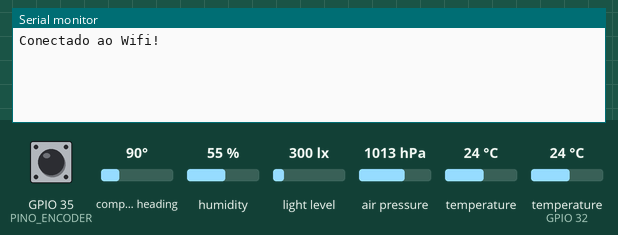
The sketch below on a simulated ESP32. Parts: the last lines printed to the serial monitor. Inputs (shaded band) come from the test bench; at power-on: compass heading 90°, humidity 55 %, light level 300 lx, air pressure 1013 hPa, temperature 24 °C, GPIO 35 (PINO_ENCODER) HIGH, temperature (sensor on GPIO 32) 24 °C. WiFi joins after 1.5 s; servers stay silent unless stated.

Above: at 5.0 s.
5.1 s: compass heading set to 180°
At 6.3 s:
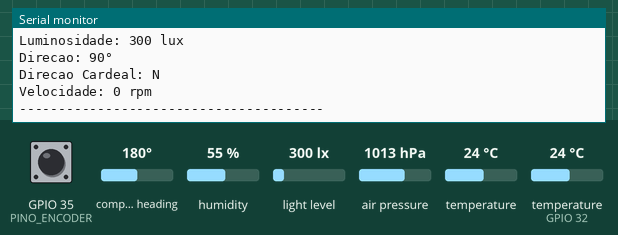
11.5 s: humidity set to 22 %
At 16.2 s:
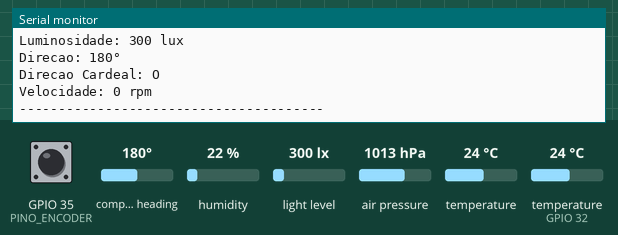
16.5 s: light level set to 40 lx
At 20.1 s:
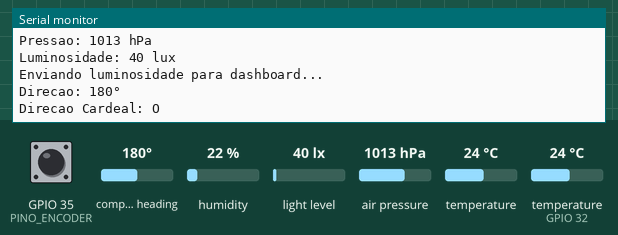
21.5 s: air pressure set to 952 hPa
At 26.2 s:
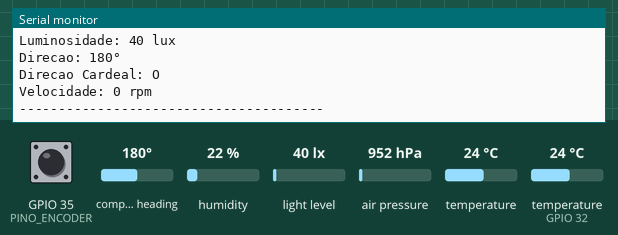
26.5 s: temperature (sensor 0) set to 12 °C
31.5 s: compass heading set to 269°
At 36.4 s:
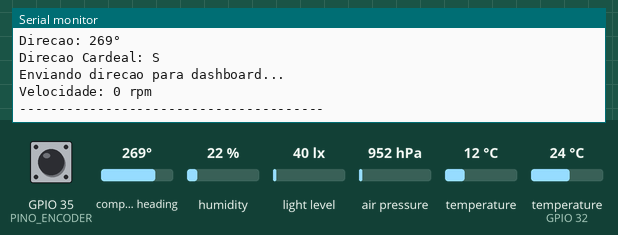
Timing chart, 0 to 37.9 s (numbered marks = the images above; inputs shaded):
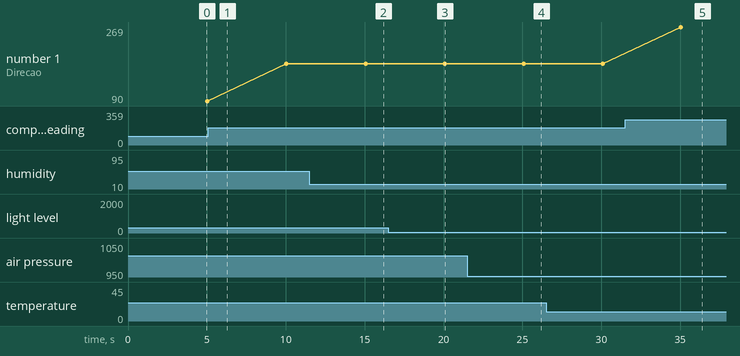

The sketch:

Estacao-Meteorologica.ino
```cpp
#include "Env.h"
#include "ConexaoWifi.h"
#include "SensorUmidade.h"
#include "SensorTempPressao.h"
#include "SensorLuminosidade.h"
#include "SensorDirecao.h"
#include "SensorVelocidade.h"
#include <WiFi.h>
#include <BlynkSimpleEsp32.h>
#include <SimpleTimer.h>

#define TIPO_DHT DHT11
#define PINO_DHT 32
#define PINO_ENCODER 35
#define INTERVALO_MEDICAO_UMIDADE 5000
#define INTERVALO_MEDICAO_TEMP 5000
#define INTERVALO_MEDICAO_PRESSAO 5000
#define INTERVALO_MEDICAO_LUMINOSIDADE 5000
#define INTERVALO_MEDICAO_DIRECAO 5000
#define INTERVALO_MEDICAO_VELOCIDADE 5000
#define DELTA_UMIDADE 2
#define DELTA_TEMPERATURA 2
#define DELTA_PRESSAO 20
#define DELTA_LUMINOSIDADE 5
#define DELTA_VELOCIDADE 10

SensorUmidade sensorUmidade(PINO_DHT, TIPO_DHT);
SensorTempPressao sensorTempPressao;
SensorLuminosidade sensorLuminosidade;
SensorDirecao sensorDirecao;
SensorVelocidade sensorVelocidade(PINO_ENCODER);
ConexaoWifi conexaoWifi(SSID_WIFI, SENHA_WIFI);
SimpleTimer timerLeituraUmidade;
SimpleTimer timerLeituraTemp;
SimpleTimer timerLeituraPressao;
SimpleTimer timerLeituraLuminosidade;
SimpleTimer timerLeituraDirecao;
SimpleTimer timerLeituraVelocidade;
int umidadeAnt;
int temperaturaAnt;
int pressaoAnt;
int luminosidadeAnt;
String direcaoAnt;
int velocidadeAnt;
char auth[] = BLYNK_AUTH_TOKEN;

void lerUmidade();
void lerTemperatura();
void lerPressao();
void lerLuminosidade();
void lerDirecao();
void lerVelocidade();

void setup() {

  Serial.begin(9600);
  Wire.begin();

  timerLeituraUmidade.setInterval(INTERVALO_MEDICAO_UMIDADE, lerUmidade);
  timerLeituraTemp.setInterval(INTERVALO_MEDICAO_TEMP, lerTemperatura);
  timerLeituraPressao.setInterval(INTERVALO_MEDICAO_PRESSAO, lerPressao);
  timerLeituraLuminosidade.setInterval(INTERVALO_MEDICAO_LUMINOSIDADE, lerLuminosidade);
  timerLeituraDirecao.setInterval(INTERVALO_MEDICAO_DIRECAO, lerDirecao);
  timerLeituraVelocidade.setInterval(INTERVALO_MEDICAO_VELOCIDADE, lerVelocidade);

  // inicializando os sensores
  sensorUmidade.inicializar();
  sensorTempPressao.inicializar();
  sensorLuminosidade.inicializar();
  sensorDirecao.inicializar();
  sensorVelocidade.inicializar();

  // conectando ao wifi
  conexaoWifi.inicializar();
  conexaoWifi.conectar();

  // TODO: inicializar conexão com Blynk...

  if (conexaoWifi.isConectado())
    Serial.println("Conectado ao Wifi!");
  else
    Serial.println("Falha ao conectar na rede.");

  // inicializa as leituras
  sensorUmidade.lerUmidade();
  umidadeAnt = sensorUmidade.getUmidade();
  sensorTempPressao.lerPressao();
  pressaoAnt = sensorTempPressao.getPressao();
  sensorTempPressao.lerTemperatura();
  temperaturaAnt = sensorTempPressao.getTemperatura();
  sensorLuminosidade.lerLuminosidade();
  luminosidadeAnt = sensorLuminosidade.getLuminosidade();
  sensorDirecao.lerDirecao();
  direcaoAnt = sensorDirecao.getDirecaoCardeal();
  unsigned long temporizadorVelocidade = millis();
  while(millis() - temporizadorVelocidade <= 2000) {
    sensorVelocidade.contarPulso();
  }
  sensorVelocidade.lerVelocidade(2000);
  velocidadeAnt = sensorVelocidade.getVelocidade();

  Blynk.begin(auth, SSID_WIFI, SENHA_WIFI);
  Blynk.virtualWrite(V0, sensorTempPressao.getTemperatura());
  Blynk.virtualWrite(V1, sensorTempPressao.getPressao());
  Blynk.virtualWrite(V2, sensorUmidade.getUmidade());
  Blynk.virtualWrite(V3, sensorVelocidade.getVelocidade());
  Blynk.virtualWrite(V4, sensorDirecao.getDirecaoCardeal());
}

void loop() {

  timerLeituraUmidade.run();
  timerLeituraTemp.run();
  timerLeituraPressao.run();
  timerLeituraLuminosidade.run();
  timerLeituraDirecao.run();
  timerLeituraVelocidade.run();
  Blynk.run();

  sensorVelocidade.contarPulso();
}

void lerUmidade() {
  sensorUmidade.lerUmidade();
  int umidade = sensorUmidade.getUmidade();
  Serial.print("Umidade: ");
  Serial.print(umidade);
  Serial.println("%");

  if (umidade >= umidadeAnt + DELTA_UMIDADE || umidade <= umidadeAnt - DELTA_UMIDADE){
    Serial.println("Enviando umidade para dashboard...");
    Blynk.virtualWrite(V2, umidade);
    umidadeAnt = umidade;
  }
}

void lerTemperatura() {
  sensorTempPressao.lerTemperatura();
  int temperatura = sensorTempPressao.getTemperatura();
  Serial.print("Temperatura: ");
  Serial.print(temperatura);
  Serial.println(" °C");

  if (temperatura >= temperaturaAnt + DELTA_TEMPERATURA || temperatura <= temperaturaAnt - DELTA_TEMPERATURA) {
    Serial.println("Enviando temperatura para dashboard...");
    Blynk.virtualWrite(V0, temperatura);
    temperaturaAnt = temperatura;
  }
}

void lerPressao() {
  sensorTempPressao.lerPressao();
  int pressao = sensorTempPressao.getPressao();
  Serial.print("Pressao: ");
  Serial.print(pressao);
  Serial.println(" hPa");

  if (pressao >= pressaoAnt + DELTA_PRESSAO || pressao <= pressaoAnt - DELTA_PRESSAO) {
    Serial.println("Enviando pressao para dashboard...");
    Blynk.virtualWrite(V1, pressao);
    pressaoAnt = pressao;
  }
}

void lerLuminosidade() {
  sensorLuminosidade.lerLuminosidade();
  int luminosidade = sensorLuminosidade.getLuminosidade();
  Serial.print("Luminosidade: ");
  Serial.print(luminosidade);
  Serial.println(" lux");

  if (luminosidade >= luminosidadeAnt + DELTA_LUMINOSIDADE || luminosidade <= luminosidadeAnt - DELTA_LUMINOSIDADE) {
    Serial.println("Enviando luminosidade para dashboard...");
    luminosidadeAnt = luminosidade;
  }
}

void lerDirecao() {
  sensorDirecao.lerDirecao();
  String direcao = sensorDirecao.getDirecaoCardeal();
  Serial.print("Direcao: ");
  Serial.print(sensorDirecao.getDirecao());
  Serial.println("°");
  Serial.print("Direcao Cardeal: ");
  Serial.println(direcao);

  if (direcao != direcaoAnt) {
    Serial.println("Enviando direcao para dashboard...");
    Blynk.virtualWrite(V4, direcao);
    direcaoAnt = direcao;
  }
}

void lerVelocidade() {
  sensorVelocidade.lerVelocidade(INTERVALO_MEDICAO_VELOCIDADE);
  int velocidade = sensorVelocidade.getVelocidade();
  Serial.print("Velocidade: ");
  Serial.print(velocidade);
  Serial.println(" rpm");

  if (velocidade >= velocidadeAnt + DELTA_VELOCIDADE || velocidade <= velocidadeAnt - DELTA_VELOCIDADE) {
    Serial.println("Enviando velocidade para dashboard...");
    Blynk.virtualWrite(V3, velocidade);
    velocidadeAnt = velocidade;
  }

  Serial.println("---------------------------------------");
}
```

ConexaoWifi.cpp
```cpp
#include "ConexaoWifi.h"
#include <WiFi.h>

ConexaoWifi::ConexaoWifi(const char* ssid, const char* password)
    : ssid(ssid), password(password) {}

void ConexaoWifi::inicializar() {
    WiFi.mode(WIFI_STA);
    WiFi.begin(ssid, password);
}

void ConexaoWifi::conectar() {

    int wifiTimeout = 20000;
    unsigned long cronometroTimeout = millis();

    while (WiFi.status() != WL_CONNECTED) {
        if (millis() - cronometroTimeout >= wifiTimeout)
          break;
    }
}

bool ConexaoWifi::isConectado() {
    return WiFi.status() == WL_CONNECTED;
}
```

ConexaoWifi.h
```cpp
#ifndef CONEXAO_WIFI_H
#define CONEXAO_WIFI_H

class ConexaoWifi {
private:
    const char* ssid;
    const char* password;

public:
    ConexaoWifi(const char* ssid, const char* password);
    void inicializar();
    void conectar();
    bool isConectado();
};

#endif
```

Env.h
```cpp
#ifndef ENV_H

#define ENV_H

// credenciais BLYNK
#define BLYNK_TEMPLATE_ID ""
#define BLYNK_TEMPLATE_NAME ""
#define BLYNK_AUTH_TOKEN ""
#define BLYNK_PRINT Serial

// credenciais WiFi
#define SSID_WIFI ""
#define SENHA_WIFI ""

#endif
```

SensorDirecao.cpp
```cpp
#include "SensorDirecao.h"

SensorDirecao::SensorDirecao() {

}

void SensorDirecao::inicializar() {
  as5600.begin(4);
  as5600.setDirection(AS5600_CLOCK_WISE);
}

void SensorDirecao::lerDirecao() {
  // Conversao para graus e ajuste do zero
  direcao = (int) abs((as5600.rawAngle()*360.0/4095.0));

  // 360° / 8 = 45°
  if (direcao >= 337 && direcao < 22 )
    direcaoCardeal = "L";
  else if (direcao >= 22 && direcao < 67)
    direcaoCardeal = "NE";
  else if (direcao >= 67 && direcao < 112)
    direcaoCardeal = "N";
  else if (direcao >= 112 && direcao < 157)
    direcaoCardeal = "NO";
  else if (direcao >= 157 && direcao < 202)
    direcaoCardeal = "O";
  else if (direcao >= 202 && direcao < 247)
    direcaoCardeal = "SO";
  else if (direcao >= 247 && direcao < 292)
    direcaoCardeal = "S";
  else if (direcao >= 292 && direcao < 337)
    direcaoCardeal = "SE";
}

int SensorDirecao::getDirecao() {
  return direcao;
}

String SensorDirecao::getDirecaoCardeal() {
  return direcaoCardeal;
}
```

SensorDirecao.h
```cpp
#ifndef SENSOR_DIRECAO_H

#define SENSOR_DIRECAO_H

#include <AS5600.h>

class SensorDirecao {

private:
  AS5600 as5600;
  int direcao;
  String direcaoCardeal;
public:
  SensorDirecao();
  void inicializar();
  void lerDirecao();
  int getDirecao();
  String getDirecaoCardeal();
};

#endif
```

SensorLuminosidade.cpp
```cpp
#include "SensorLuminosidade.h"

SensorLuminosidade::SensorLuminosidade() {

}

void SensorLuminosidade::inicializar() {
  bh1750.begin();
}

void SensorLuminosidade::lerLuminosidade() {
  luminosidade = bh1750.readLightLevel();
}

int SensorLuminosidade::getLuminosidade() {
  return luminosidade;
}
```

SensorLuminosidade.h
```cpp
#ifndef SENSOR_LUMINOSIDADE_H

#define SENSOR_LUMINOSIDADE_H

#include <BH1750.h>

class SensorLuminosidade {

private:
  BH1750 bh1750;
  int luminosidade;
public:
  SensorLuminosidade();
  void inicializar();
  void lerLuminosidade();
  int getLuminosidade();
};

#endif
```

SensorTempPressao.cpp
```cpp
#include "SensorTempPressao.h"

SensorTempPressao::SensorTempPressao() {

}

void SensorTempPressao::inicializar() {
  bmp.begin(0x76);
}

void SensorTempPressao::lerTemperatura() {
  temperatura = (int) bmp.readTemperature();
}

void SensorTempPressao::lerPressao() {
  pressao = bmp.readPressure() / 100;
}

int SensorTempPressao::getTemperatura() {
  return temperatura;
}

int SensorTempPressao::getPressao() {
  return pressao;
}
```

SensorTempPressao.h
```cpp
#ifndef SENSOR_TEMP_PRESSAO_H

#define SENSOR_TEMP_PRESSAO_H

#include <Arduino.h>
#include <Adafruit_BMP280.h>

class SensorTempPressao {

private:
  Adafruit_BMP280 bmp;
  int temperatura;
  int pressao;
public:
  SensorTempPressao();
  void inicializar();
  void lerTemperatura();
  void lerPressao();
  int getTemperatura();
  int getPressao();
};

#endif
```

SensorUmidade.cpp
```cpp
#include "SensorUmidade.h"
#include <Arduino.h>
#include <DHT.h>

SensorUmidade::SensorUmidade(uint8_t pino, uint8_t tipo)
  : dht(pino, tipo)
{

}

void SensorUmidade::inicializar() {
  dht.begin();
}

void SensorUmidade::lerUmidade() {

  int umidade = (int) dht.readHumidity();

  if (isnan(umidade)) {
    erroLeitura = true;
  }
  else {
    erroLeitura = false;
    this->umidade = umidade;
  }
}

int SensorUmidade::getUmidade() {
  return umidade;
}

bool SensorUmidade::getErroLeitura() {
    return erroLeitura;
}
```

SensorUmidade.h
```cpp
#ifndef SENSOR_UMIDADE_H

#define SENSOR_UMIDADE_H

#include <Arduino.h>
#include <DHT.h>

class SensorUmidade {

private:
  DHT dht;
  int umidade;
  bool erroLeitura;
public:
  SensorUmidade(uint8_t pino, uint8_t tipo);
  void inicializar();
  void lerUmidade();
  int getUmidade();
  bool getErroLeitura();
};

#endif
```

SensorVelocidade.cpp
```cpp
#include "SensorVelocidade.h"

SensorVelocidade::SensorVelocidade(uint8_t pino) {
  this->pino = pino;
  encoderStatus = LOW;
  encoderStatusAnt = LOW;
  contadorPulsos = 0;
}

void SensorVelocidade::inicializar() {
  pinMode(pino, INPUT);
}

void SensorVelocidade::contarPulso() {
  encoderStatus = digitalRead(pino);
  if (encoderStatus == HIGH && encoderStatusAnt == LOW) {
    contadorPulsos++;
    encoderStatusAnt = HIGH;
  }
  if (encoderStatus == LOW && encoderStatusAnt == HIGH) {
    encoderStatusAnt = LOW;
  }
}

void SensorVelocidade::lerVelocidade(int intervalo) {
  velocidade = (contadorPulsos * 6) * 1000 / intervalo;
  contadorPulsos = 0;
}

int SensorVelocidade::getVelocidade() {
  return velocidade;
}
```

SensorVelocidade.h
```cpp
#ifndef SENSOR_VELOCIDADE_H

#define SENSOR_VELOCIDADE_H

#include <Arduino.h>

class SensorVelocidade {

private:
  uint8_t pino;
  int velocidade;
  int contadorPulsos;
  bool encoderStatus;
  bool encoderStatusAnt;
public:
  SensorVelocidade(uint8_t pino);
  void inicializar();
  void contarPulso();
  void lerVelocidade(int intervalo);
  int getVelocidade();
};

#endif
```

Measured:
- after the input at 11.5 s, the serial monitor: prints a new line after 3.5 s (image 2)
- after the input at 16.5 s, the serial monitor: prints a new line after 3.5 s (image 3)
- after the input at 21.5 s, the serial monitor: prints a new line after 3.5 s (image 4)
- after the input at 31.5 s, the serial monitor: prints a new line after 3.5 s (image 5)
- plotted number 1: 90 → 180 after the input at 5.1 s, 180 → 269 after the input at 31.5 s
